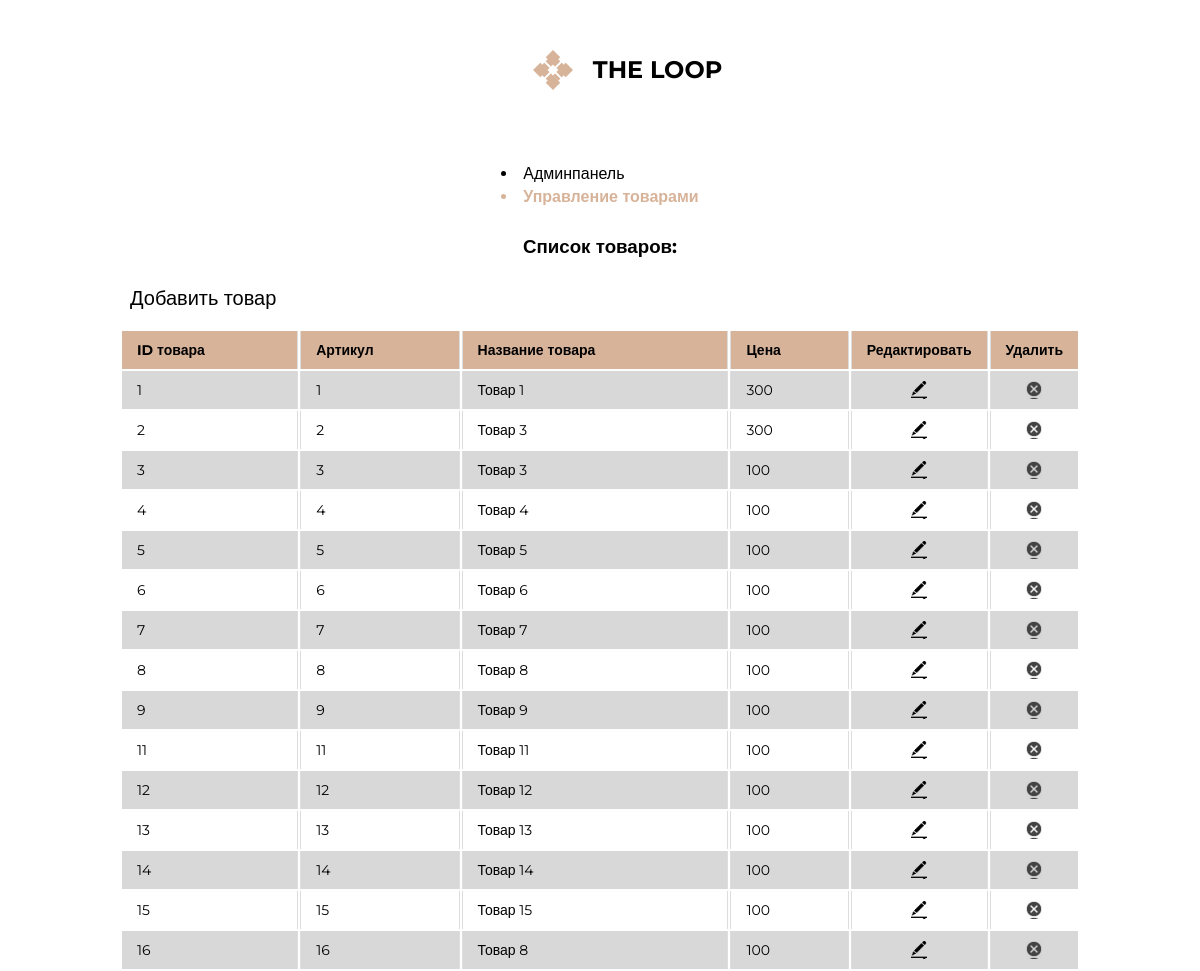
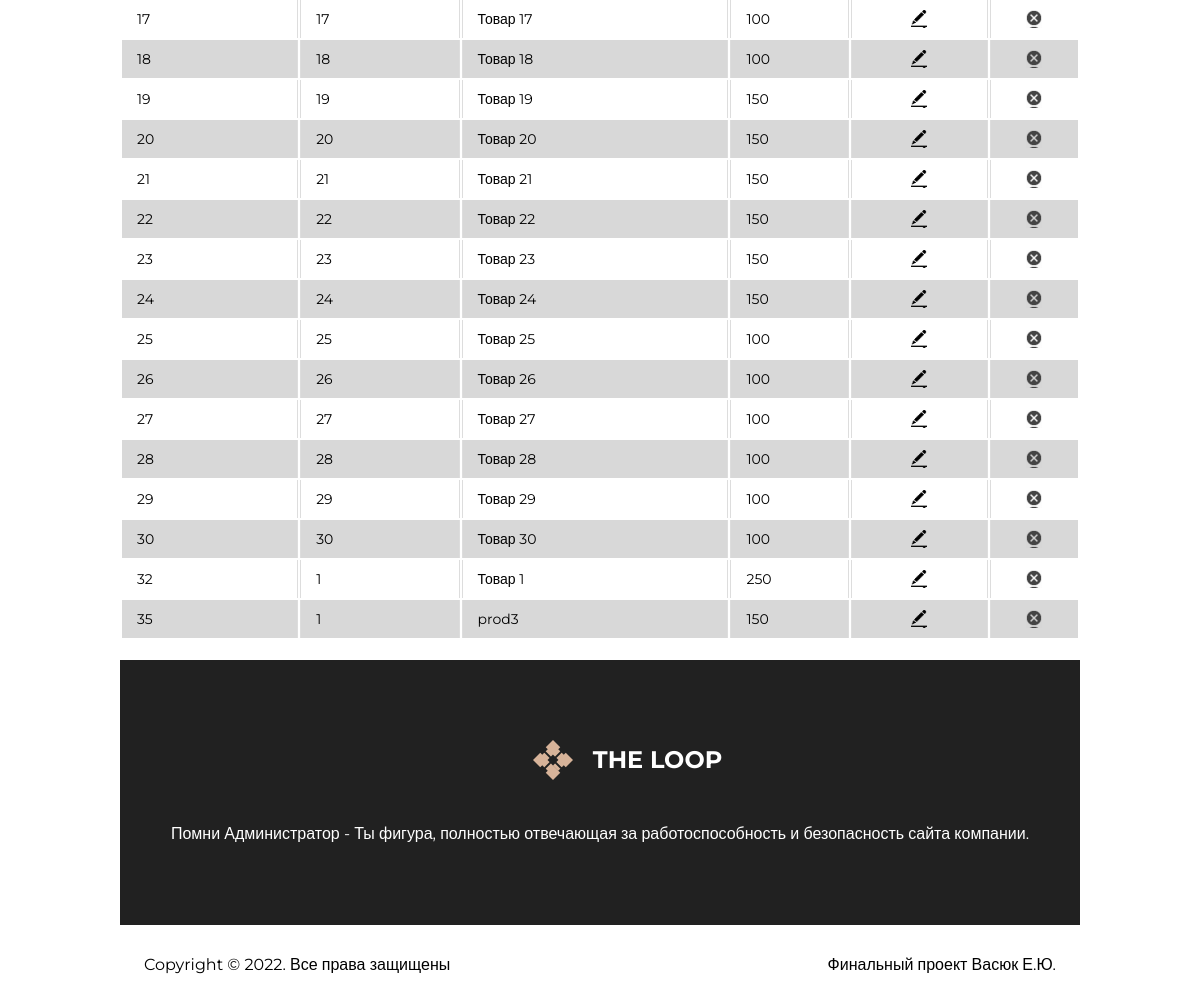
Screenshot of /admin/product/ (signed in) with the database file from the repository (2 pictures, top to bottom).
### tables this page shows
CREATE TABLE `product` (
  `id` int NOT NULL,
  `name` varchar(255) NOT NULL,
  `category_id` int NOT NULL,
  `code` int NOT NULL,
  `price` float NOT NULL,
  `availability` int NOT NULL,
  `brand` varchar(255) NOT NULL,
  `image` varchar(255) NOT NULL DEFAULT 'image',
  `description` text NOT NULL,
  `is_new` int NOT NULL DEFAULT '0',
  `is_recommended` int NOT NULL DEFAULT '0',
  `status` int NOT NULL DEFAULT '1',
  `catalog_id` int NOT NULL DEFAULT '0',
  `discount` tinyint(1) NOT NULL DEFAULT '0',
  `discount_price` int NOT NULL DEFAULT '0'
);

### config/routes.php (called while the page is built)
<?php
return array(
   'delivery' => 'site/delivery',
   'about' => 'site/about',
   'payment' => 'site/payment',
   'product/([0-9]+)' => 'product/view/$1',
   'catalog/([0-9]+)' => 'catalog/index/$1',
   'catalog_d' => 'catalog/discount',
   'catalog_n' => 'catalog/new',
   'catalog' => 'catalog/catalog',
   'category/([0-9]+)/page-([0-9]+)' => 'catalog/category/$1/$2',
   'category/([0-9]+)' => 'catalog/category/$1',
   'cart/addAjax/([0-9]+)' => 'cart/addAjax/$1',
   'cart/add/([0-9]+)' => 'cart/add/$1',
   'cart/checkout' => 'cart/checkout',
   'cart/delete/([0-9]+)' => 'cart/delete/$1',
   'cart' => 'cart/index',
   'user/register' => 'user/register',
   'user/login' => 'user/login',
   'user/logout' => 'user/logout',
   'admin/product/create' => 'adminProduct/create',
   'admin/product/update/([0-9]+)' => 'adminProduct/update/$1',
   'admin/product/delete/([0-9]+)' => 'adminProduct/delete/$1',
   'admin/product' => 'adminProduct/index',
   'cabinet/edit' => 'cabinet/edit',
   'cabinet' => 'cabinet/index',
   'admin' => 'admin/index',
   'contacts' => 'site/contact',
   '' => 'site/index',
);

### controllers/AdminProductController.php (called while the page is built, shortened)
<?php
class AdminProductController extends AdminBase
{
   public function actionIndex()
   {
      $productsList = Product::getProductsList();
      require_once(ROOT . '/views/admin_product/index.php');
      return true;
   }
}

### index.php (called while the page is built, shortened)
<?php
$router = new Router;
$router->run();

### models/Product.php (called while the page is built, shortened)
<?php
class product
{
   public static function getProductsList()
   {
      $db = Db::getConnection();
      $result = $db->query('SELECT id, name, price, code FROM product ORDER BY id ASC');
      $productsList = array();
      $i = 0;
      while ($row = $result->fetch()) {
         $productsList[$i]['id'] = $row['id'];
         $productsList[$i]['name'] = $row['name'];
         $productsList[$i]['code'] = $row['code'];
         $productsList[$i]['price'] = $row['price'];
         $i++;
      }
      return $productsList;
   }
}

### views/Admin_product/index.php (the view)
<?php include ROOT . '/views/layouts/header_admin.php'; ?>
<section class="catalog_admin">
   <div class="container">
      <div class="admin_panel">
         <ol>
            <li><a href="/admin/">Админпанель</a></li>
            <li class="active">Управление товарами</li>
         </ol>
      </div>
      <h3>Список товаров:</h3>
      <a href="/admin/product/create" class="add_product"><i class=""></i> Добавить товар</a>
      <br />
      <br />
      <table class="cart_table">
         <tr>
            <th>ID товара</th>
            <th>Артикул</th>
            <th>Название товара</th>
            <th>Цена</th>
            <th>Редактировать</th>
            <th>Удалить</th>
         </tr>
         <?php foreach ($productsList as $product) : ?>
            <tr>
               <td><?php echo $product['id']; ?></td>
               <td><?php echo $product['code']; ?></td>
               <td><?php echo $product['name']; ?></td>
               <td><?php echo $product['price']; ?></td>
               <td class="del"><a href="/admin/product/update/<?php echo $product['id']; ?>"><i class="update"> &nbsp;&nbsp;&nbsp;&nbsp;</i></a></td>
               <td class="del"><a href="/admin/product/delete/<?php echo $product['id']; ?>"><i class="delete"> &nbsp;&nbsp;&nbsp;&nbsp;</i></a></td>
            </tr>
         <?php endforeach; ?>
      </table>
   </div>
</section>
<?php include ROOT . '/views/layouts/footer_admin.php'; ?>

### components/Router.php (shortened to what this page needs)
<?php
class Router
{
   private $routes;
   public function __construct()
   {
      $routePath = ROOT . '/config/routes.php';
      $this->routes = include($routePath);
   }
   private function getURI()
   {
      if (!empty($_SERVER['REQUEST_URI'])) {
         return trim($_SERVER['REQUEST_URI'], '/');
      }
   }
   public function run()
   {
      $uri = $this->getURI();
      foreach ($this->routes as $uriPattern => $path) {
         if (preg_match("~$uriPattern~", $uri)) {
            $internalRoute = preg_replace("~$uriPattern~", $path, $uri);
            $segments = explode('/', $internalRoute);
            $controllerName = ucfirst(array_shift($segments)) . 'Controller';
            $actionName = 'action' . ucfirst(array_shift($segments));
            $parameters = $segments;
            $controllerObject = new $controllerName;
            $result = call_user_func_array(array($controllerObject, $actionName), $parameters);
            if ($result != null) {
               die;
            }
         }
      }
   }
}

### template/css/main.css (style rules this page uses)
* { margin: 0; padding: 0; }
.active { color: #D7B399; font-weight: bold; }
body { font-family: 'Montserrat', sans-serif; font-size: 16px; }
.container { width: 80%; max-width: 1440px; margin: 0 auto; }
.cart_table { width: 100%; border: none; margin-bottom: 20px; }
.cart_table th { font-weight: bold; text-align: left; border: none; padding: 10px 15px; background: #D7B399; font-size: 14px; border-left: 1px solid #ddd; border-right: 1px solid #ddd; }
.cart_table td { text-align: left; border-left: 1px solid #ddd; border-right: 1px solid #ddd; padding: 10px 15px; font-size: 14px; vertical-align: top; }
.cart_table tr th:first-child, .cart_table tr td:first-child { border-left: none; }
.cart_table tr th:last-child, .cart_table tr td:last-child { border-right: none; }
.cart_table tr:nth-child(even) { background: #d8d8d8; }

### template/css/main_cart.css (style rules this page uses)
.cart_table a { text-decoration: none; color: #000; font-weight: bold; }
.cart_table .del { width: 5%; text-align: center; }
.cart_table .delete { background-image: url(/template/images/delete_cart.png); background-size: contain; }

### template/css/main_admin_products.css (style rules this page uses)
.catalog_admin { height: 100%; }
.catalog_admin .admin_panel { width: 100%; display: flex; justify-content: center; }
.catalog_admin .admin_panel ol a { text-decoration: none; color: #000; }
.catalog_admin .admin_panel ol li { list-style: inside; margin-top: 2%; }
.catalog_admin h3 { text-align: center; margin: 3%; }
.catalog_admin a { text-decoration: none; color: #000; }
.catalog_admin .add_product { text-decoration: none; color: #000; font-size: 20px; padding: 10px; }
.cart_table .update { background-image: url(/template/images/update_product.png); background-size: contain; }

### rows the page displays
product: id "1", code "1", name "Товар 1", price "300"
product: id "2", code "2", name "Товар 3", price "300"
product: id "3", code "3", name "Товар 3", price "100"
product: id "4", code "4", name "Товар 4", price "100"
product: id "5", code "5", name "Товар 5", price "100"
product: id "6", code "6", name "Товар 6", price "100"
product: id "7", code "7", name "Товар 7", price "100"
product: id "8", code "8", name "Товар 8", price "100"
product: id "9", code "9", name "Товар 9", price "100"
product: id "11", code "11", name "Товар 11", price "100"
product: id "12", code "12", name "Товар 12", price "100"
product: id "13", code "13", name "Товар 13", price "100"
product: id "14", code "14", name "Товар 14", price "100"
product: id "15", code "15", name "Товар 15", price "100"
product: id "16", code "16", name "Товар 8", price "100"
product: id "17", code "17", name "Товар 17", price "100"
product: id "18", code "18", name "Товар 18", price "100"
product: id "19", code "19", name "Товар 19", price "150"
product: id "20", code "20", name "Товар 20", price "150"
product: id "21", code "21", name "Товар 21", price "150"
product: id "22", code "22", name "Товар 22", price "150"
product: id "23", code "23", name "Товар 23", price "150"
product: id "24", code "24", name "Товар 24", price "150"
product: id "25", code "25", name "Товар 25", price "100"
product: id "26", code "26", name "Товар 26", price "100"
product: id "27", code "27", name "Товар 27", price "100"
product: id "28", code "28", name "Товар 28", price "100"
product: id "29", code "29", name "Товар 29", price "100"
product: id "30", code "30", name "Товар 30", price "100"
product: id "32", code "1", name "Товар 1", price "250"
product: id "35", code "1", name "prod3", price "150"
